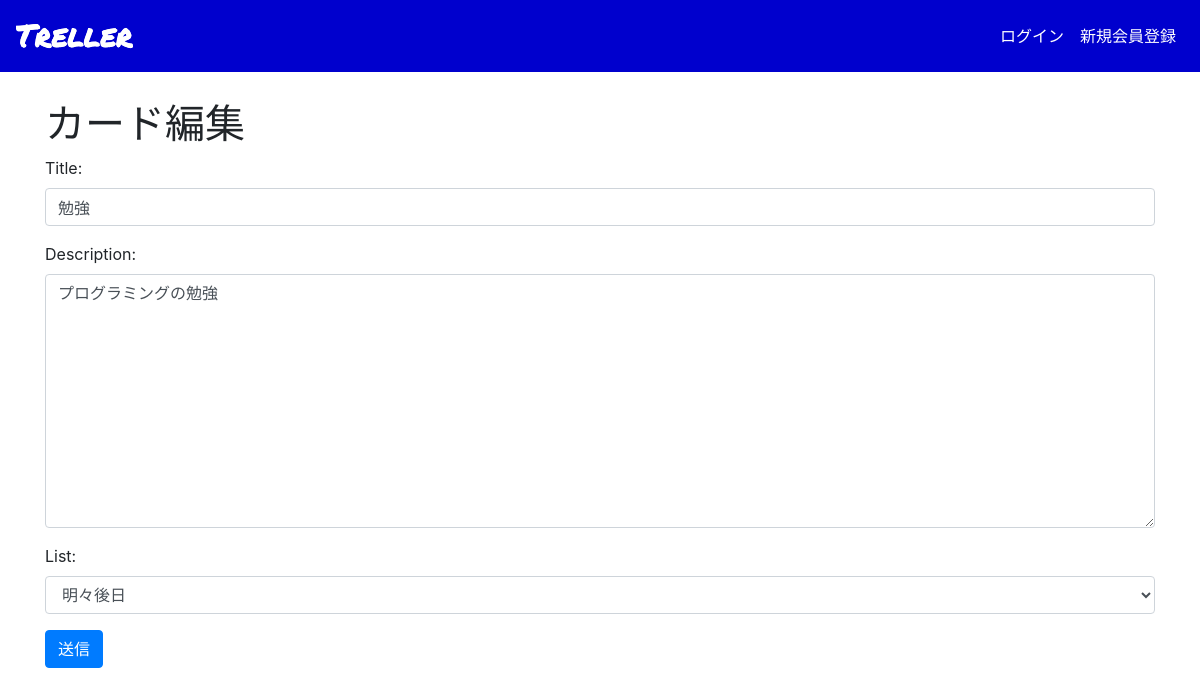
The app's page /cards/1/update/ with its own data.
### trello_app/models.py (models this page shows, shortened)
class Card(models.Model):
    title = models.CharField(max_length=200)
    description = models.TextField()
    user = models.ForeignKey(User, on_delete=models.CASCADE)
    list = models.ForeignKey(List, on_delete=models.CASCADE)

class List(models.Model):
    title = models.CharField(max_length=200)
    user = models.ForeignKey(User, on_delete=models.CASCADE)
    def __str__(self):
        return self.title

### trello_app/views.py (the view)
# urls.py: path('cards/<int:pk>/update/', views.CardUpdateView.as_view(), name='cards_update'),
class CardUpdateView(UpdateView):
    model = Card
    template_name = 'cards/update.html'
    form_class = CardForm
    success_url = reverse_lazy('trello:index')

### trello_app/forms.py
class CardForm(forms.ModelForm):
    def __init__(self, *args, **kwargs):
        super(CardForm, self).__init__(*args, **kwargs)
        for field_name, field in self.fields.items():
            field.widget.attrs['class'] = 'form-control'
    class Meta:
        model = Card
        fields = ('title', 'description', 'list')

### trello_app/templates/cards/update.html (shortened to what this page needs)
{% extends "base.html" %}
{% block content %}
<div class="container">
  <h1>カード編集</h1>
  <form method="post">
    {{ form.as_p }}
    <button type="submit" class="btn btn-primary">送信</button>
  </form>
</div>
{% endblock %}

### trello_app/static/css/base.css (style rules this page uses)
body { padding-top: 100px; }

### records on screen
Card: title "勉強", description "プログラミングの勉強", list "明々後日"
